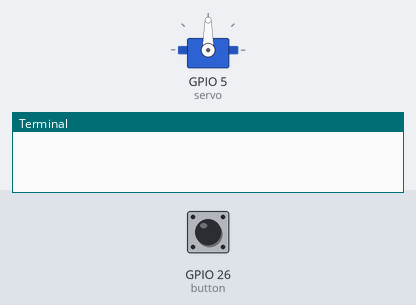
The program below on a simulated Raspberry Pi (BCM pin numbers). Shown: servo, the last lines printed to the terminal. The test bench sets the inputs (shaded band); at power-on: GPIO 26 (button) HIGH. Servo angles are drawn from the pulse width (0.5 ms = 0°, 2.5 ms = 180°).

Above: at 1.2 s.
1.3 s: GPIO 26 (button) pulled LOW for 0.15 s
At 2.4 s:
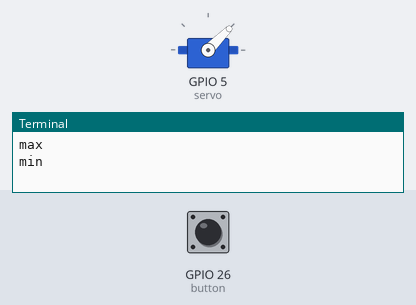
2.9 s: GPIO 26 (button) pulled LOW for 3.2 s
At 4.1 s:
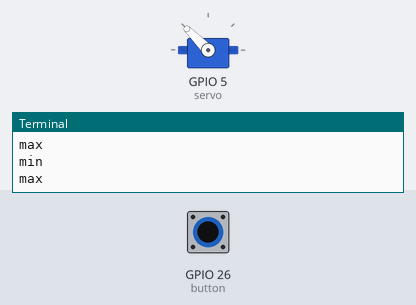
Timing chart, 0 to 7.6 s (numbered marks = the images above; inputs shaded):
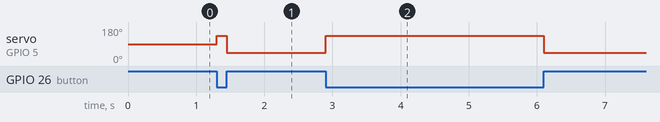

Measured:
- after the input at 1.3 s, servo on GPIO 5 (servo): 90° → 135° at once, → 45° 0.15 s later
- after the input at 2.9 s, servo on GPIO 5 (servo): 45° → 135° at once, → 45° 3.2 s later

The program:

servo_button.py
```python
from gpiozero import Servo
from time import sleep
from gpiozero import Button
from signal import pause


button=Button(26)
servo=Servo(5)

def friend():
	servo.max()
	print("max")

def bye():
	servo.min()
	print("min")

button.when_released = bye
button.when_pressed = friend

pause()
```
